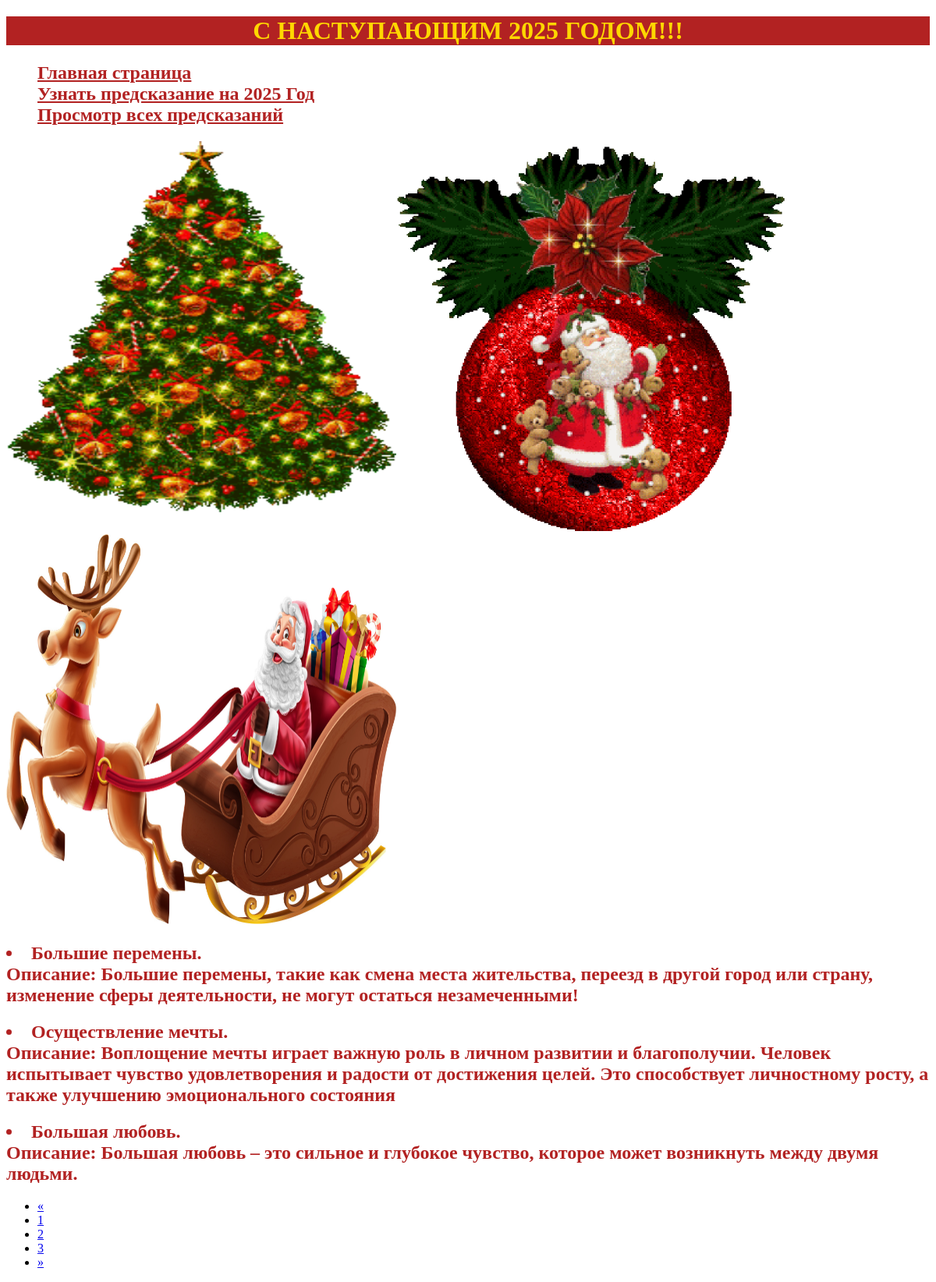
The app's page /viewing/?page=2 with its own data.
### predictions/models.py (models this page shows, shortened)
class Prediction(models.Model):
    title = models.CharField(max_length=50)
    content = models.TextField()

### predictions/views.py (the view)
# urls.py: path('viewing/', Viewing),
def Viewing(request):
    predictions = Prediction.objects.all()
    paginator = Paginator(predictions, 3)
    page_number = request.GET.get('page')
    page_obj = paginator.get_page((page_number))
    return render(request, 'viewing.html', {'page_obj':page_obj})

### templates/viewing.html (shortened to what this page needs)
{% extends "menu.html" %}
{% block pagename %}
    {{block.super}}
{% endblock %}
{% block menu %}
    {{block.super}}
{% endblock %}
{% block grafic %}
    {{block.super}}
{% endblock %}
{% block content %}
    {{block.super}}
{% endblock %}

### templates/menu.html (shortened to what this page needs)
{% load static %}
<!DOCTYPE html>
<html lang="en">
<head>
    <link rel="stylesheet" type="text/css" href="{% static 'style.css' %}">
</head>
<body>
    <div class="pagename">
        {% block pagename %}
            <h1 style="color: #FFD700">С НАСТУПАЮЩИМ 2025 ГОДОМ!!!</h1>
        {% endblock %}
    </div>
    <menu>
        {% block menu %}
        <h2>
            <a href="/#" style="color: #B22222">Главная страница</a><br>
            <a href="/predictions" style="color: #B22222">Узнать предсказание на 2025 Год</a><br>
            <a href="/viewing" style="color: #B22222">Просмотр всех предсказаний</a>
        </h2>
        {% endblock %}
    </menu>
    <grafic>
        {% block grafic %}
            <img src = "/static/елка.gif"><img src = "/static/шарик.gif"><img src = "/static/мороз.jpg">
        {% endblock %}
    </grafic>
    <content>
        {% block content %}
        <div class="row">
            {% for prediction in page_obj %}
                <div class="col-md-4">
                    <h2 style="color: #B22222"><li>{{prediction.title}}.<br>Описание: {{prediction.content}}</li></h2>
                </div>
            {% endfor %}
        </div>
        {% if page_obj.has_other_pages %}
            <nav aria-label="Page navigation">
                <ul class="pagination">
                    {% if page_obj.has_previous %}
                    <li class="page-item">
                        <a class="page-link" href="?page={{ page_obj.previous_page_number }}" aria-label="Previous">
                            <span aria-hidden="true">&laquo;</span>
                        </a>
                    </li>
                {% else %}
                    <li class="page-item disabled">
                        <a class="page-link" href="#" aria-label="Previous">
                            <span aria-hidden="true">&laquo;</span>
                        </a>
                    </li>
                {% endif %}
                {% for i in page_obj.paginator.page_range %}
                    {% if page_obj.number == i %}
                        <li class="page-item active" aria-current="page">
                            <a class="page-link" href="#">{{ i }}</a>
                        </li>
                    {% else %}
                        <li class="page-item">
                            <a class="page-link" href="?page={{ i }}">{{ i }}</a>
                        </li>
                    {% endif %}
                {% endfor %}
                {% if page_obj.has_next %}
                    <li class="page-item">
                        <a class="page-link" href="?page={{ page_obj.next_page_number }}" aria-label="Next">
                            <span aria-hidden="true">&raquo;</span>
                        </a>
                    </li>
                {% else %}
                    <li class="page-item disabled">
                        <a class="page-link" href="#" aria-label="Next">
                            <span aria-hidden="true">&raquo;</span>
                        </a>
                    </li>
                {% endif %}
                </ul>
            </nav>
        {% endif %}
        {% endblock %}
    </content>
</body>
</html>

### static/style.css (style rules this page uses)
h1 { text-align: center; }
.pagename { background-color: #B22222; }
img { width: 500px; height: 500px; }

### records on screen
Prediction: title "Большие перемены", content "Большие перемены, такие как смена места жительства, переезд в другой город или страну, изменение сферы деятельности, не могут остаться незамеченными!"
Prediction: title "Осуществление мечты", content "Воплощение мечты играет важную роль в личном развитии и благополучии. Человек испытывает чувство удовлетворения и радости от достижения целей. Это способствует личностному росту, а также улучшению эмоционального состояния"
Prediction: title "Большая любовь", content "Большая любовь – это сильное и глубокое чувство, которое может возникнуть между двумя людьми."

### other values on screen
{{ i }} "1" "3"
{{ i }} "2"
